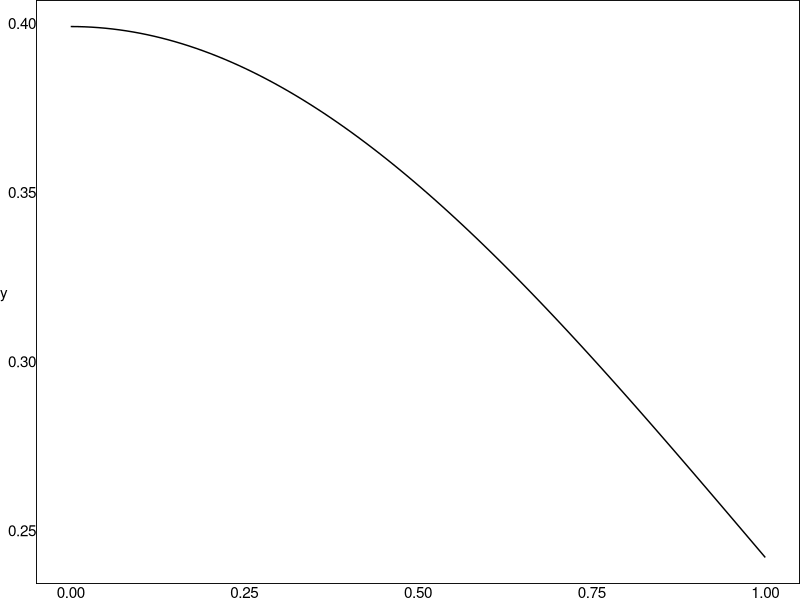

This chart was generated by the following R code:
library(ggplot2)

ggplot()+
  geom_function(fun = dnorm) +
  theme_void() +
  labs(y = 'y') +
  theme(
    axis.title = element_text(),
    axis.text = element_text(),
    rect = element_rect(fill = NA)
  )
